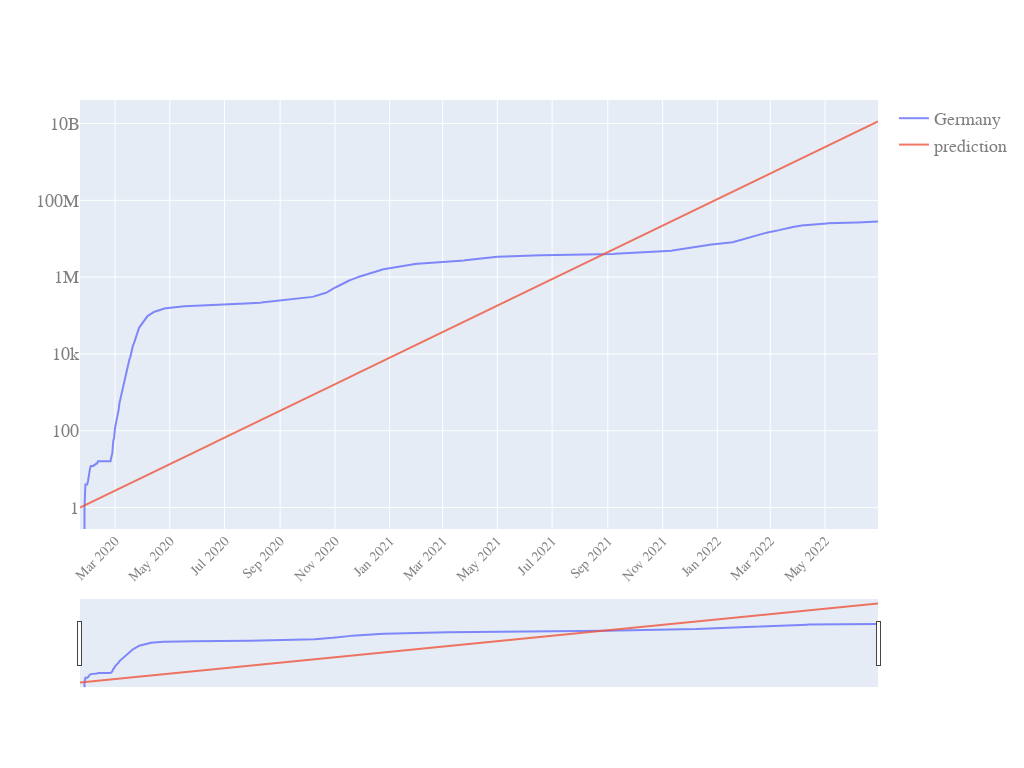

Source (notebook cell):
### Code cell
quick_plot(LR_inspect.date,
           LR_inspect.iloc[:,1:],
           y_scale='log',
           slider=True)

### Figure 1 — Plotly figure (JSON) as saved in the notebook; plotly's stock layout.template omitted (floating-point values rounded to 4 significant figures; data arrays with more than 128 entries replaced by an {"elided": "..."} marker saying what was removed)
{"data": [{"name": "Germany", "opacity": 0.8, "type": "scatter", "x": {"elided": "890 str values"}, "y": {"elided": "890 int values"}}, {"name": "prediction", "opacity": 0.8, "type": "scatter", "x": {"elided": "890 str values"}, "y": {"elided": "890 float values"}}], "layout": {"autosize": true, "font": {"color": "#7f7f7f", "family": "PT Sans, monospace", "size": 18}, "height": 768, "width": 1024, "xaxis": {"nticks": 20, "rangeslider": {"visible": true}, "tickangle": -45, "tickfont": {"color": "#7f7f7f", "size": 14}}, "yaxis": {"type": "log"}}}
